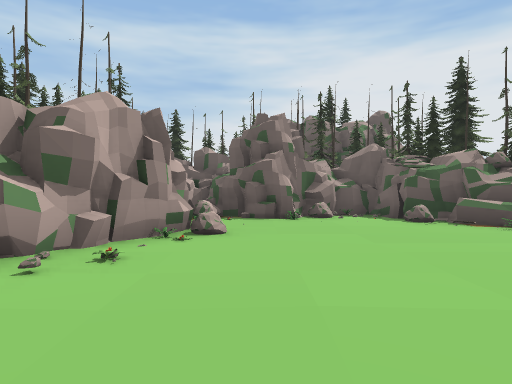
[1] (above)

24 first-person views from a walk through a scene from a Unity 3-D project. The camera is 1.3 m above the floor, looks level and sees 75° across. The floor is counted in squares, 2.06 m on a side. Each view is taken from the middle of a square. On the plan, view 1 faces up. The plan holds only what a view shows up to about 10 squares ahead; the rest is blank. The place goes on beyond the plan. The player is left out. Some animated figures are left out.

[2]
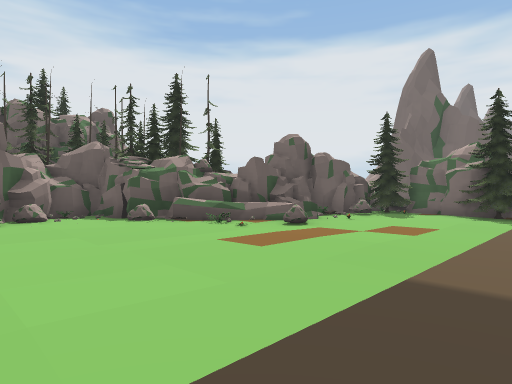

[3]
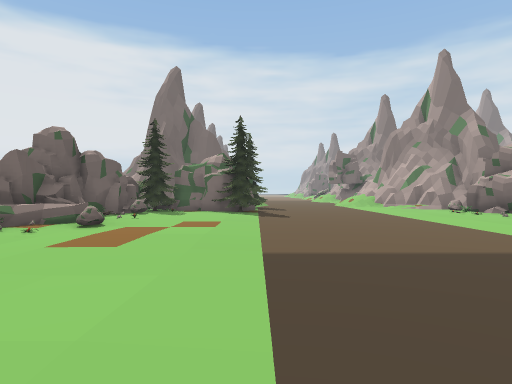

[4]
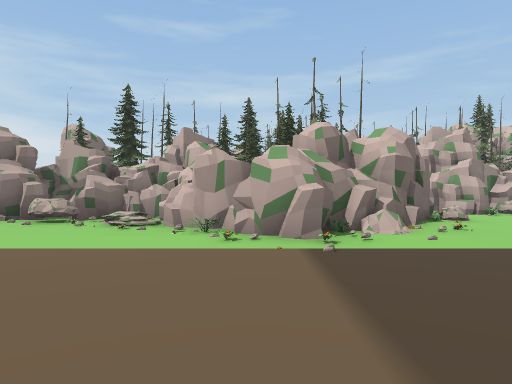

[5]
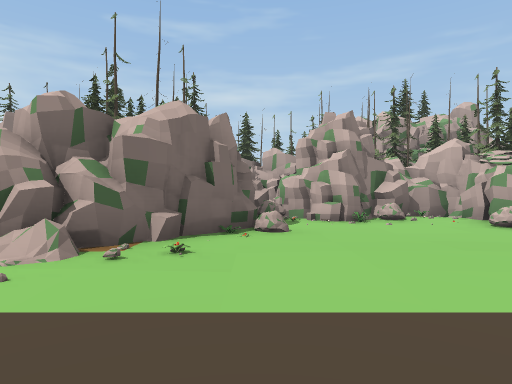

[6]
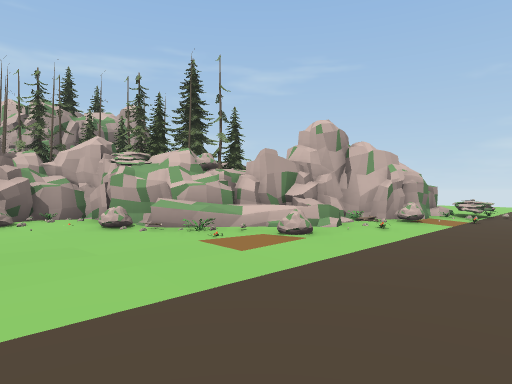

[7]
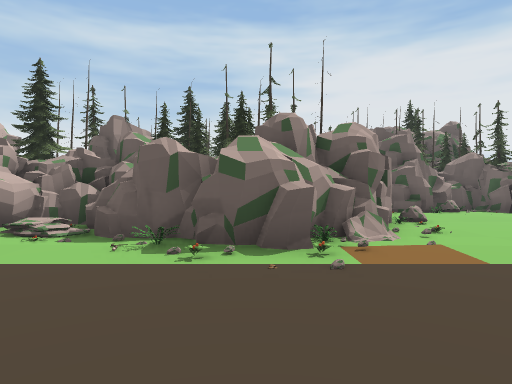

[8]
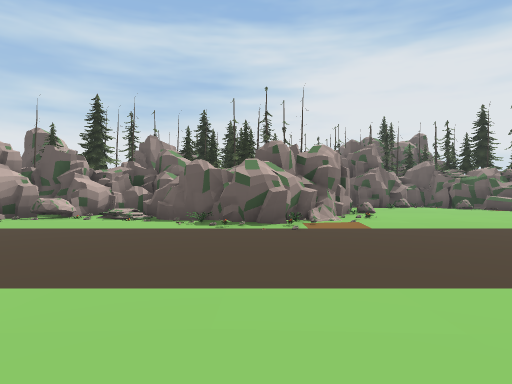

[9]
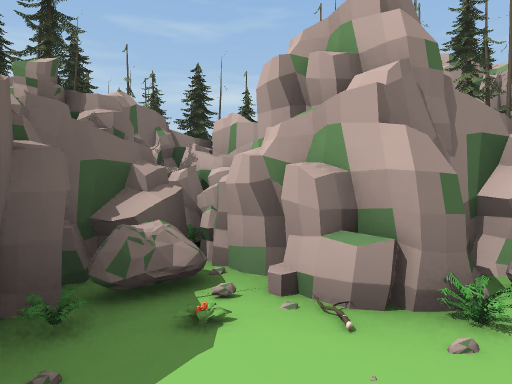

[10]
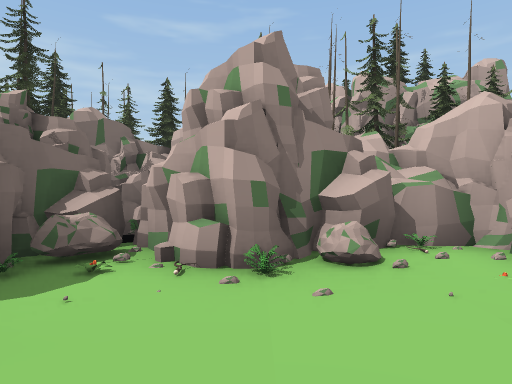

[11]
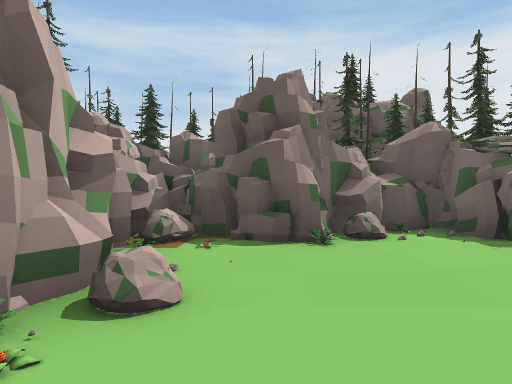

[12]
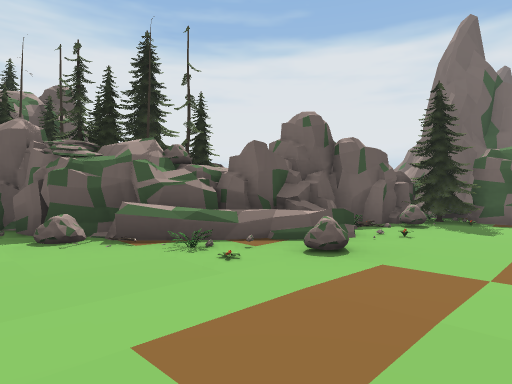

[13]
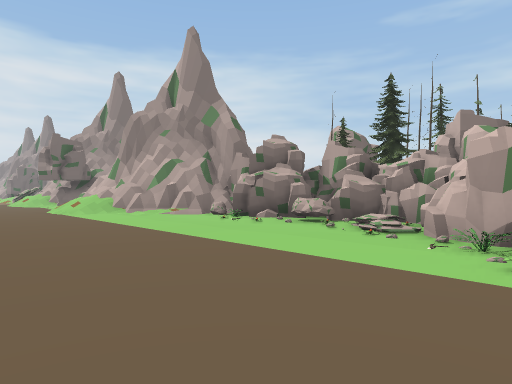

[14]
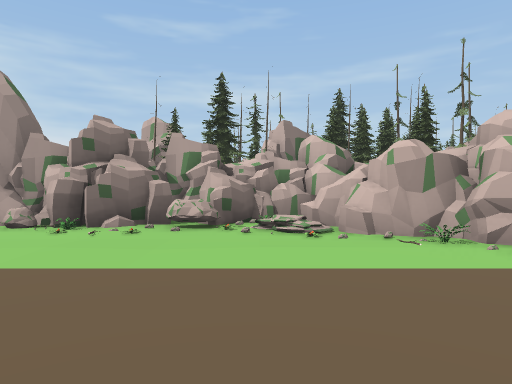

[15]
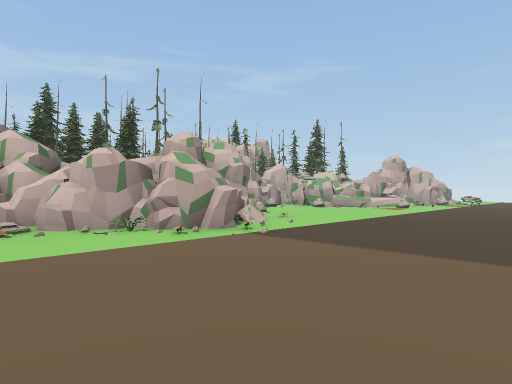

[16]
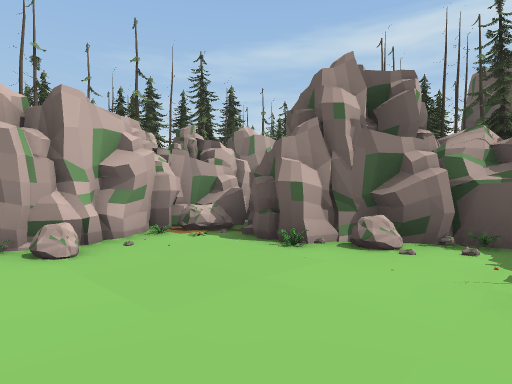

[17]
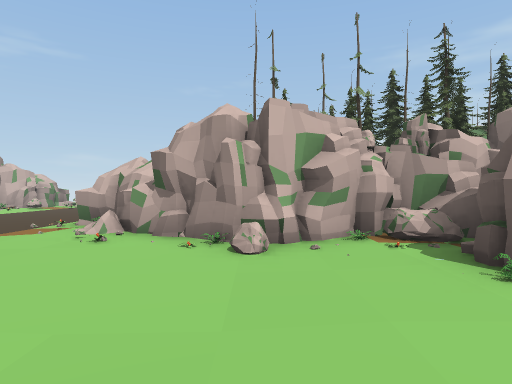

[18]
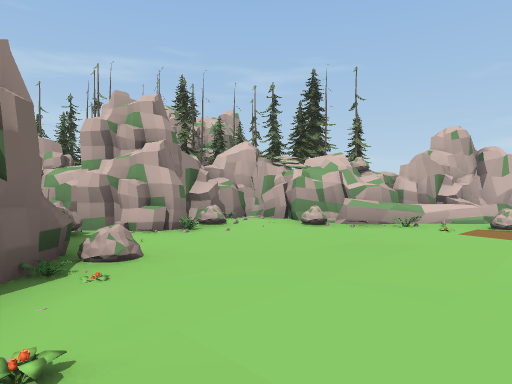

[19]
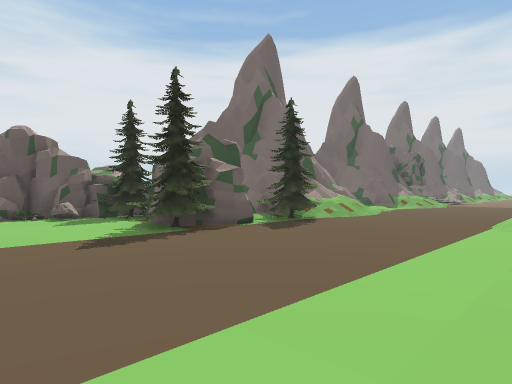

[20]
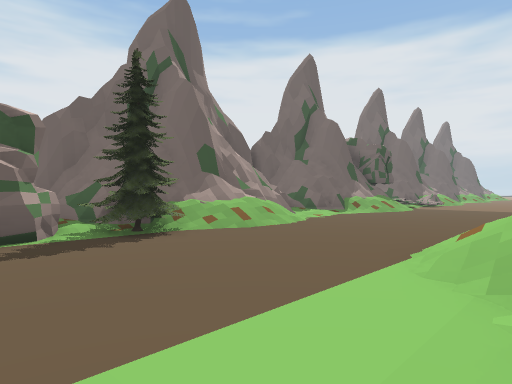

[21]
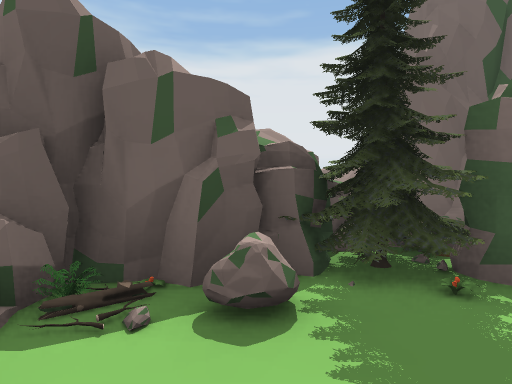

[22]
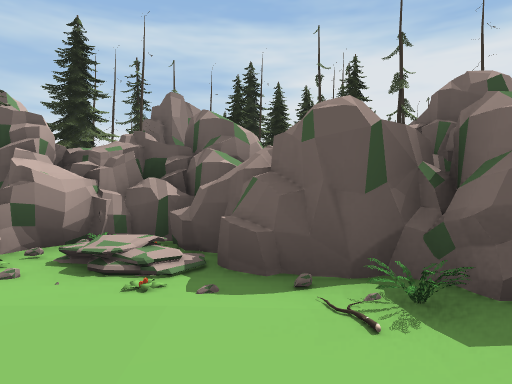

[23]
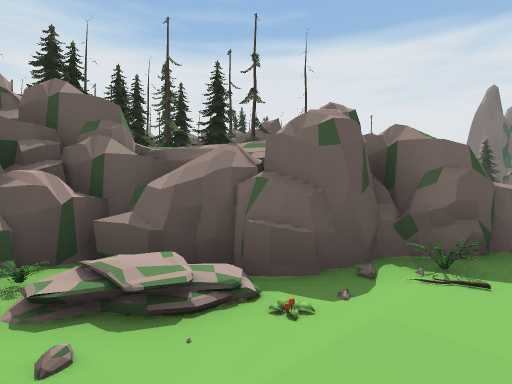

[24]
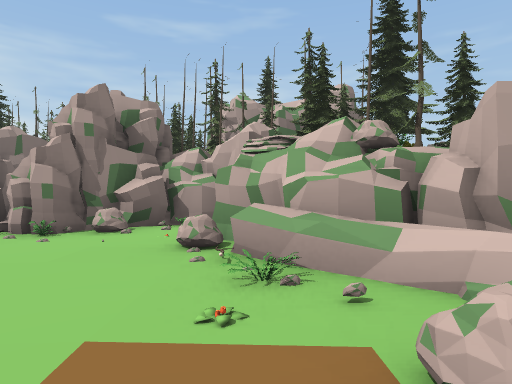

### Floor plan
Key: @ floor where view 1 was taken; # wall or solid block; . main floor; : floor 0.25 m higher than the main floor; / step, stairs or slope; = window, fence, low wall or low ledge; R rock; T tree; P plant; F flower; O other object.
Columns run from 8 left of view 1 to 21 right of it. Each row starts with its distance up from view 1.
 14             RR
 13
 12       O  T ###
 11    TORR OTTT
 10    OO R# T  TT
  9  ###   #  R#T
  8  R T  R##RORTT O
  7 RROT TRRRR:RR TRR    =
  6  RT  RROOP..#RRRRR# =#
  5 RRR   RO....P/=PO#OR###
  4 ROR  RRRF...OR.ORFT ##
  3 RPR##RRO..........# =## ###
  2 OF.PRP...........T##T#####/
  1 ...OOO...........TT#TT///...
  0 ........@....................
 -1  .............................
 -2 ...........O..................
 -3 O.........O..........////
 -4 =RF.....FRORP....O./==
 -5 O=P....ORRR#ROO.OO.###
 -6 RR#O...PRR  ROORRRR##
 -7 ORRR.P.ROTT RRRR R##
 -8  TRRRRFP  T  RR
 -9  TROR##R# OTTRRT
-10 TTT  R#O RTORRR
-11  T TO #RT  O  T
-12  OOTTORRRTO
-13  O  T TOTOT
-14          T
-15         OOO

Where each view was taken, in squares from view 1:
view 1: 0 up, 0 right, facing up
view 2: 0 up, 0 right, facing up-right
view 3: 1 up, 1 left, facing right
view 4: 1 up, 3 right, facing down
view 5: 1 down, 1 left, facing down
view 6: 1 down, 3 left, facing down-left
view 7: 2 down, 4 left, facing up
view 8: 5 down, 4 left, facing up
view 9: 6 down, 2 left, facing down
view 10: 5 down, 3 left, facing down
view 11: 3 up, 0 right, facing up
view 12: 2 up, 2 right, facing up-right
view 13: 0 up, 3 right, facing down-right
view 14: 0 up, 6 right, facing down
view 15: 1 up, 6 right, facing down-left
view 16: 4 up, 3 right, facing up-left
view 17: 5 up, 3 right, facing left
view 18: 3 down, 0 right, facing down-left
view 19: 4 down, 6 right, facing up-right
view 20: 4 down, 10 right, facing up-right
view 21: 3 up, 7 right, facing up-right
view 22: 0 up, 6 left, facing up
view 23: 1 up, 8 left, facing up-right
view 24: 3 down, 6 left, facing down
